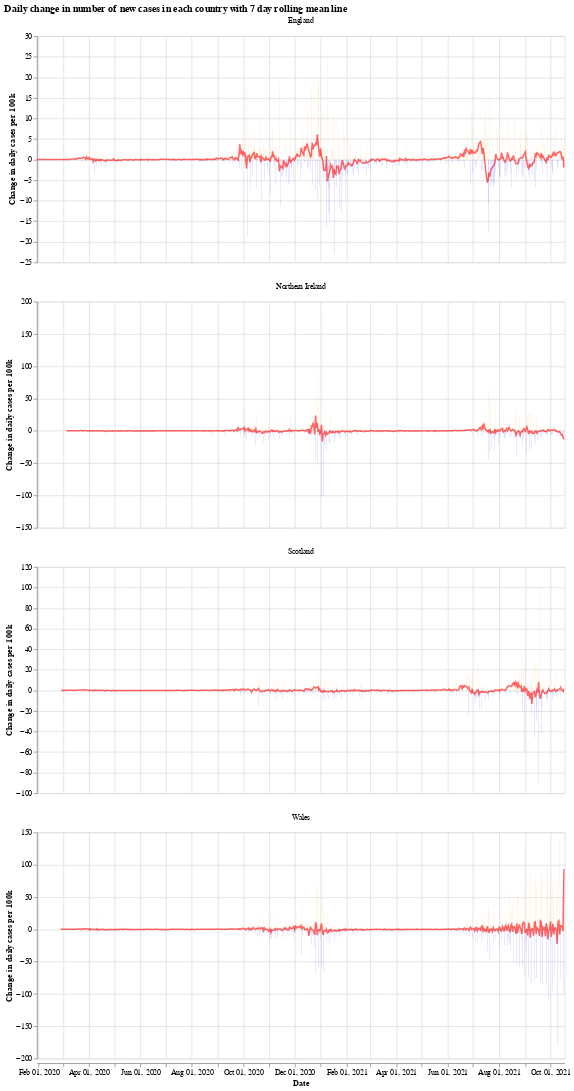

Notebook code for this chart:
### Markdown cell above
We will use the Python library `Altair` for visualising the data, see the [altair docs](https://altair-viz.github.io/) for more information.

First we have a graph which shows the daily change in the number of new cases for each country. This number jumps up and down all over the place, which is likely due to delay in reporting of new cases over the weekend. Another interesting thing is that it looks like the daily cases in Wales experienced a much shorter period of calm over the summer (calm in the sense of daily cases not jumping up and down).

The orange bars are days when the number of new cases (per 100k population) was more than the previous day, while the blue are days when the number of new cases dropped. The red line is the 7 day moving average. 

When the moving average line is below 0, it means that there is a consistent drop in new cases. We can see this clearly happening around the times that lockdowns were introduced (though, to varying degrees). I will update the graphs soon with a marker of when each lockdown started.

### Code cell
# collapse
import altair as alt

bars = alt.Chart(uk_cases).mark_bar().encode(
    x=alt.X("yearmonthdate(date):T", axis=alt.Axis(title='Date')),
    y=alt.Y("casesChangeRate:Q", axis=alt.Axis(title='Change in daily cases per 100k')),
    tooltip='casesChange',
    color=alt.condition(
        alt.datum.casesChangeRate > 0,
        alt.value("orange"),  # The positive color
        alt.value("blue")  # The negative color
    )
).properties(title='Daily change in number of new cases with 7 day rolling mean',width=700).interactive()

line = alt.Chart(uk_cases).mark_line(
    color='red',
    size=2,
    opacity=0.6
).transform_window(
    rolling_mean='mean(casesChangeRate)',
    frame=[0, 7],
    groupby=['areaName']
).encode(
    x='yearmonthdate(date):T',
    y='rolling_mean:Q'
)

alt.layer(bars, line, data=uk_cases).facet(alt.Column(
    'areaName', title=''), columns=1).resolve_scale(y='independent').properties(title='Daily change in number of new cases in each country with 7 day rolling mean line')

### Figure 1 — Vega-Lite specification as saved in the notebook (floating-point values rounded to 4 significant figures; data arrays with more than 128 entries replaced by an {"elided": "..."} marker saying what was removed)
{"config": {"view": {"continuousWidth": 400, "continuousHeight": 300}}, "data": {"name": "data-97f14cbc57b4872e6c67de470a165645"}, "facet": {"type": "nominal", "field": "areaName", "title": ""}, "spec": {"layer": [{"mark": "bar", "encoding": {"color": {"condition": {"value": "orange", "test": "(datum.casesChangeRate > 0)"}, "value": "blue"}, "tooltip": {"type": "quantitative", "field": "casesChange"}, "x": {"type": "temporal", "axis": {"title": "Date"}, "field": "date", "timeUnit": "yearmonthdate"}, "y": {"type": "quantitative", "axis": {"title": "Change in daily cases per 100k"}, "field": "casesChangeRate"}}, "selection": {"selector001": {"type": "interval", "bind": "scales", "encodings": ["x", "y"]}}, "title": "Daily change in number of new cases with 7 day rolling mean", "width": 700}, {"mark": {"type": "line", "color": "red", "opacity": 0.6, "size": 2}, "encoding": {"x": {"type": "temporal", "field": "date", "timeUnit": "yearmonthdate"}, "y": {"type": "quantitative", "field": "rolling_mean"}}, "transform": [{"window": [{"op": "mean", "field": "casesChangeRate", "as": "rolling_mean"}], "frame": [0, 7], "groupby": ["areaName"]}]}]}, "columns": 1, "resolve": {"scale": {"y": "independent"}}, "title": "Daily change in number of new cases in each country with 7 day rolling mean line", "$schema": "https://vega.github.io/schema/vega-lite/v4.8.1.json", "datasets": {"data-97f14cbc57b4872e6c67de470a165645": {"elided": "2416 records"}}}
